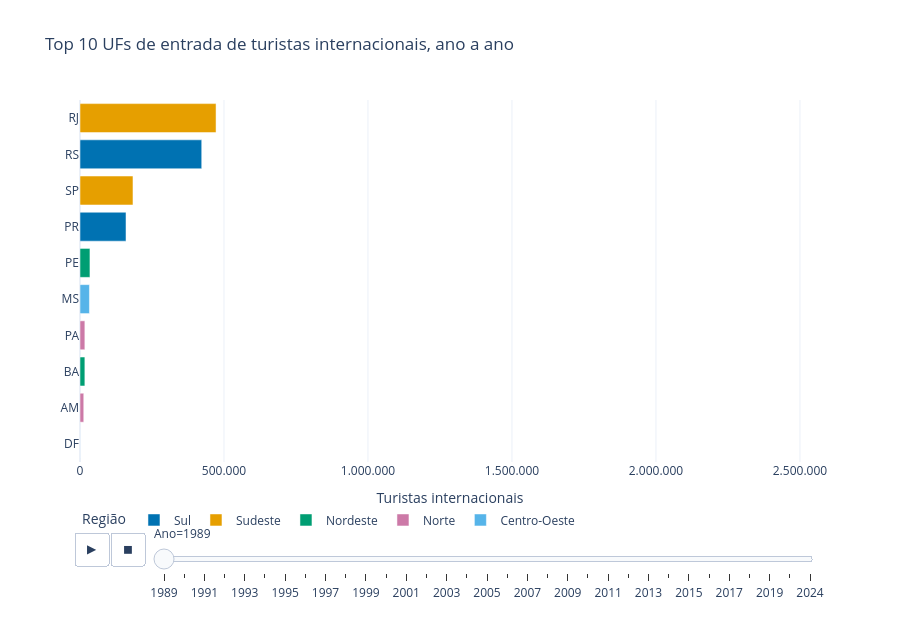

The cell this chart's notebook holds for it:
### Markdown cell above
---

## 3. Análise Exploratória

### 3.1. Qual estado recebe mais turistas ao longo do tempo?

A atual concentração de chegadas internacionais em São Paulo não esteve presente desde o início da série histórica. A corrida de barras interativa abaixo acompanha, ano a ano, as disputas no Top 10 de UFs de entrada; utilize o botão *play* ou arraste o seletor inferior para inspecionar cada período.

### Code cell
import pandas as pd
import plotly.express as px

if "chegadas" not in locals():
    chegadas = pd.read_csv("../data/processed/chegadas_limpo.csv")

OUTRAS = "Outras Unidades da Federação"     
TOP_N = 10

SIGLA_UF = {"Acre": "AC", "Amapá": "AP", "Amazonas": "AM", "Bahia": "BA", "Ceará": "CE", "Distrito Federal": "DF",
            "Mato Grosso do Sul": "MS", "Minas Gerais": "MG", "Paraná": "PR", "Pará": "PA", "Pernambuco": "PE",
            "Rio Grande do Norte": "RN", "Rio Grande do Sul": "RS", "Rio de Janeiro": "RJ", "Roraima": "RR",
            "Santa Catarina": "SC", "São Paulo": "SP"}
REGIAO_UF = {"Acre": "Norte", "Amapá": "Norte", "Amazonas": "Norte", "Pará": "Norte", "Roraima": "Norte",
             "Bahia": "Nordeste", "Ceará": "Nordeste", "Pernambuco": "Nordeste", "Rio Grande do Norte": "Nordeste",
             "Distrito Federal": "Centro-Oeste", "Mato Grosso do Sul": "Centro-Oeste",
             "Minas Gerais": "Sudeste", "Rio de Janeiro": "Sudeste", "São Paulo": "Sudeste",
             "Paraná": "Sul", "Rio Grande do Sul": "Sul", "Santa Catarina": "Sul"}

COR_REGIAO = {"Sul": "#0072B2", "Sudeste": "#E69F00", "Nordeste": "#009E73", "Norte": "#CC79A7", "Centro-Oeste": "#56B4E9"}


total_ano = chegadas.groupby("ano")["chegadas"].sum(min_count=1)
por_uf = (
    chegadas[chegadas["uf"] != OUTRAS]
    .groupby(["ano", "uf"], as_index=False)["chegadas"].sum(min_count=1)
    .dropna(subset=["chegadas"])
)
por_uf = por_uf[por_uf["chegadas"] > 0]
por_uf["participacao"] = 100 * por_uf["chegadas"] / por_uf["ano"].map(total_ano)
por_uf["sigla"] = por_uf["uf"].map(SIGLA_UF)
por_uf["regiao"] = por_uf["uf"].map(REGIAO_UF)
assert por_uf[["sigla", "regiao"]].notna().all().all(), "UF sem sigla/região: complete os dicionários acima"


corrida = (
    por_uf.sort_values(["ano", "chegadas"], ascending=[True, False])
    .groupby("ano").head(TOP_N)
    .sort_values(["ano", "chegadas"], ascending=[True, True])
)

fig_corrida_uf = px.bar(
    corrida,
    x="chegadas", y="sigla",
    color="regiao", color_discrete_map=COR_REGIAO,
    category_orders={"regiao": list(COR_REGIAO)},
    orientation="h",
    animation_frame="ano",
    animation_group="sigla",                 
    hover_name="uf",
    hover_data={"sigla": False, "regiao": True, "chegadas": ":,.0f", "participacao": ":.1f", "ano": False},
    range_x=[0, corrida["chegadas"].max() * 1.05],
    labels={"chegadas": "Turistas internacionais", "sigla": "UF de entrada", "ano": "Ano",
            "regiao": "Região", "participacao": "% do total do ano"},
    title=f"Top {TOP_N} UFs de entrada de turistas internacionais, ano a ano",
    template="plotly_white",
    height=620,
)

fig_corrida_uf.update_yaxes(categoryorder="total ascending", title=None)     # reordena as barras a cada quadro
fig_corrida_uf.update_xaxes(tickformat=",d", title="Turistas internacionais")
fig_corrida_uf.update_layout(
    separators=",.",                           # decimal "," e milhar "." 
    legend=dict(title="Região", orientation="h", y=-0.12),
    margin=dict(b=110),
)

fig_corrida_uf.layout.updatemenus[0].buttons[0].args[1]["frame"]["duration"] = 700
fig_corrida_uf.layout.updatemenus[0].buttons[0].args[1]["transition"]["duration"] = 500
fig_corrida_uf.layout.sliders[0].transition.duration = 500

anos_com_dado = sorted(corrida["ano"].unique())
sem_dado = [a for a in range(anos_com_dado[0], anos_com_dado[-1] + 1) if a not in anos_com_dado]


fig_corrida_uf.show()

### Figure 1 — Plotly figure (JSON) as saved in the notebook; plotly's stock layout.template omitted (floating-point values rounded to 4 significant figures)
{"data": [{"customdata": [["Sul", 11.39, 1989], ["Sul", 30.13, 1989]], "hovertemplate": "<b>%{hovertext}</b><br><br>Região=%{customdata[0]}<br>Turistas internacionais=%{x:,.0f}<br>% do total do ano=%{customdata[1]:.1f}<extra></extra>", "hovertext": ["Paraná", "Rio Grande do Sul"], "ids": ["PR", "RS"], "legendgroup": "Sul", "marker": {"color": "#0072B2", "pattern": {"shape": ""}}, "name": "Sul", "orientation": "h", "showlegend": true, "textposition": "auto", "type": "bar", "x": [159800.0, 422700.0], "xaxis": "x", "y": ["PR", "RS"], "yaxis": "y"}, {"customdata": [["Sudeste", 13.11, 1989], ["Sudeste", 33.68, 1989]], "hovertemplate": "<b>%{hovertext}</b><br><br>Região=%{customdata[0]}<br>Turistas internacionais=%{x:,.0f}<br>% do total do ano=%{customdata[1]:.1f}<extra></extra>", "hovertext": ["São Paulo", "Rio de Janeiro"], "ids": ["SP", "RJ"], "legendgroup": "Sudeste", "marker": {"color": "#E69F00", "pattern": {"shape": ""}}, "name": "Sudeste", "orientation": "h", "showlegend": true, "textposition": "auto", "type": "bar", "x": [184000.0, 472400.0], "xaxis": "x", "y": ["SP", "RJ"], "yaxis": "y"}, {"customdata": [["Nordeste", 1.202, 1989], ["Nordeste", 2.462, 1989]], "hovertemplate": "<b>%{hovertext}</b><br><br>Região=%{customdata[0]}<br>Turistas internacionais=%{x:,.0f}<br>% do total do ano=%{customdata[1]:.1f}<extra></extra>", "hovertext": ["Bahia", "Pernambuco"], "ids": ["BA", "PE"], "legendgroup": "Nordeste", "marker": {"color": "#009E73", "pattern": {"shape": ""}}, "name": "Nordeste", "orientation": "h", "showlegend": true, "textposition": "auto", "type": "bar", "x": [16870.0, 34540.0], "xaxis": "x", "y": ["BA", "PE"], "yaxis": "y"}, {"customdata": [["Norte", 0.9289, 1989], ["Norte", 1.203, 1989]], "hovertemplate": "<b>%{hovertext}</b><br><br>Região=%{customdata[0]}<br>Turistas internacionais=%{x:,.0f}<br>% do total do ano=%{customdata[1]:.1f}<extra></extra>", "hovertext": ["Amazonas", "Pará"], "ids": ["AM", "PA"], "legendgroup": "Norte", "marker": {"color": "#CC79A7", "pattern": {"shape": ""}}, "name": "Norte", "orientation": "h", "showlegend": true, "textposition": "auto", "type": "bar", "x": [13030.0, 16880.0], "xaxis": "x", "y": ["AM", "PA"], "yaxis": "y"}, {"customdata": [["Centro-Oeste", 0.02951, 1989], ["Centro-Oeste", 2.334, 1989]], "hovertemplate": "<b>%{hovertext}</b><br><br>Região=%{customdata[0]}<br>Turistas internacionais=%{x:,.0f}<br>% do total do ano=%{customdata[1]:.1f}<extra></extra>", "hovertext": ["Distrito Federal", "Mato Grosso do Sul"], "ids": ["DF", "MS"], "legendgroup": "Centro-Oeste", "marker": {"color": "#56B4E9", "pattern": {"shape": ""}}, "name": "Centro-Oeste", "orientation": "h", "showlegend": true, "textposition": "auto", "type": "bar", "x": [414.0, 32740.0], "xaxis": "x", "y": ["DF", "MS"], "yaxis": "y"}], "layout": {"barmode": "relative", "height": 620, "legend": {"orientation": "h", "title": {"text": "Região"}, "tracegroupgap": 0, "y": -0.12}, "margin": {"b": 110}, "separators": ",.", "sliders": [{"active": 0, "currentvalue": {"prefix": "Ano="}, "len": 0.9, "pad": {"b": 10, "t": 60}, "steps": [{"args": [["1989"], {"frame": {"duration": 0, "redraw": true}, "fromcurrent": true, "mode": "immediate", "transition": {"duration": 0, "easing": "linear"}}], "label": "1989", "method": "animate"}, {"args": [["1990"], {"frame": {"duration": 0, "redraw": true}, "fromcurrent": true, "mode": "immediate", "transition": {"duration": 0, "easing": "linear"}}], "label": "1990", "method": "animate"}, {"args": [["1991"], {"frame": {"duration": 0, "redraw": true}, "fromcurrent": true, "mode": "immediate", "transition": {"duration": 0, "easing": "linear"}}], "label": "1991", "method": "animate"}, {"args": [["1992"], {"frame": {"duration": 0, "redraw": true}, "fromcurrent": true, "mode": "immediate", "transition": {"duration": 0, "easing": "linear"}}], "label": "1992", "method": "animate"}, {"args": [["1993"], {"frame": {"duration": 0, "redraw": true}, "fromcurrent": true, "mode": "immediate", "transition": {"duration": 0, "easing": "linear"}}], "label": "1993", "method": "animate"}, {"args": [["1994"], {"frame": {"duration": 0, "redraw": true}, "fromcurrent": true, "mode": "immediate", "transition": {"duration": 0, "easing": "linear"}}], "label": "1994", "method": "animate"}, {"args": [["1995"], {"frame": {"duration": 0, "redraw": true}, "fromcurrent": true, "mode": "immediate", "transition": {"duration": 0, "easing": "linear"}}], "label": "1995", "method": "animate"}, {"args": [["1996"], {"frame": {"duration": 0, "redraw": true}, "fromcurrent": true, "mode": "immediate", "transition": {"duration": 0, "easing": "linear"}}], "label": "1996", "method": "animate"}, {"args": [["1997"], {"frame": {"duration": 0, "redraw": true}, "fromcurrent": true, "mode": "immediate", "transition": {"duration": 0, "easing": "linear"}}], "label": "1997", "method": "animate"}, {"args": [["1998"], {"frame": {"duration": 0, "redraw": true}, "fromcurrent": true, "mode": "immediate", "transition": {"duration": 0, "easing": "linear"}}], "label": "1998", "method": "animate"}, {"args": [["1999"], {"frame": {"duration": 0, "redraw": true}, "fromcurrent": true, "mode": "immediate", "transition": {"duration": 0, "easing": "linear"}}], "label": "1999", "method": "animate"}, {"args": [["2000"], {"frame": {"duration": 0, "redraw": true}, "fromcurrent": true, "mode": "immediate", "transition": {"duration": 0, "easing": "linear"}}], "label": "2000", "method": "animate"}, {"args": [["2001"], {"frame": {"duration": 0, "redraw": true}, "fromcurrent": true, "mode": "immediate", "transition": {"duration": 0, "easing": "linear"}}], "label": "2001", "method": "animate"}, {"args": [["2002"], {"frame": {"duration": 0, "redraw": true}, "fromcurrent": true, "mode": "immediate", "transition": {"duration": 0, "easing": "linear"}}], "label": "2002", "method": "animate"}, {"args": [["2003"], {"frame": {"duration": 0, "redraw": true}, "fromcurrent": true, "mode": "immediate", "transition": {"duration": 0, "easing": "linear"}}], "label": "2003", "method": "animate"}, {"args": [["2004"], {"frame": {"duration": 0, "redraw": true}, "fromcurrent": true, "mode": "immediate", "transition": {"duration": 0, "easing": "linear"}}], "label": "2004", "method": "animate"}, {"args": [["2005"], {"frame": {"duration": 0, "redraw": true}, "fromcurrent": true, "mode": "immediate", "transition": {"duration": 0, "easing": "linear"}}], "label": "2005", "method": "animate"}, {"args": [["2006"], {"frame": {"duration": 0, "redraw": true}, "fromcurrent": true, "mode": "immediate", "transition": {"duration": 0, "easing": "linear"}}], "label": "2006", "method": "animate"}, {"args": [["2007"], {"frame": {"duration": 0, "redraw": true}, "fromcurrent": true, "mode": "immediate", "transition": {"duration": 0, "easing": "linear"}}], "label": "2007", "method": "animate"}, {"args": [["2008"], {"frame": {"duration": 0, "redraw": true}, "fromcurrent": true, "mode": "immediate", "transition": {"duration": 0, "easing": "linear"}}], "label": "2008", "method": "animate"}, {"args": [["2009"], {"frame": {"duration": 0, "redraw": true}, "fromcurrent": true, "mode": "immediate", "transition": {"duration": 0, "easing": "linear"}}], "label": "2009", "method": "animate"}, {"args": [["2010"], {"frame": {"duration": 0, "redraw": true}, "fromcurrent": true, "mode": "immediate", "transition": {"duration": 0, "easing": "linear"}}], "label": "2010", "method": "animate"}, {"args": [["2011"], {"frame": {"duration": 0, "redraw": true}, "fromcurrent": true, "mode": "immediate", "transition": {"duration": 0, "easing": "linear"}}], "label": "2011", "method": "animate"}, {"args": [["2012"], {"frame": {"duration": 0, "redraw": true}, "fromcurrent": true, "mode": "immediate", "transition": {"duration": 0, "easing": "linear"}}], "label": "2012", "method": "animate"}, {"args": [["2013"], {"frame": {"duration": 0, "redraw": true}, "fromcurrent": true, "mode": "immediate", "transition": {"duration": 0, "easing": "linear"}}], "label": "2013", "method": "animate"}, {"args": [["2014"], {"frame": {"duration": 0, "redraw": true}, "fromcurrent": true, "mode": "immediate", "transition": {"duration": 0, "easing": "linear"}}], "label": "2014", "method": "animate"}, {"args": [["2015"], {"frame": {"duration": 0, "redraw": true}, "fromcurrent": true, "mode": "immediate", "transition": {"duration": 0, "easing": "linear"}}], "label": "2015", "method": "animate"}, {"args": [["2016"], {"frame": {"duration": 0, "redraw": true}, "fromcurrent": true, "mode": "immediate", "transition": {"duration": 0, "easing": "linear"}}], "label": "2016", "method": "animate"}, {"args": [["2017"], {"frame": {"duration": 0, "redraw": true}, "fromcurrent": true, "mode": "immediate", "transition": {"duration": 0, "easing": "linear"}}], "label": "2017", "method": "animate"}, {"args": [["2018"], {"frame": {"duration": 0, "redraw": true}, "fromcurrent": true, "mode": "immediate", "transition": {"duration": 0, "easing": "linear"}}], "label": "2018", "method": "animate"}, {"args": [["2019"], {"frame": {"duration": 0, "redraw": true}, "fromcurrent": true, "mode": "immediate", "transition": {"duration": 0, "easing": "linear"}}], "label": "2019", "method": "animate"}, {"args": [["2023"], {"frame": {"duration": 0, "redraw": true}, "fromcurrent": true, "mode": "immediate", "transition": {"duration": 0, "easing": "linear"}}], "label": "2023", "method": "animate"}, {"args": [["2024"], {"frame": {"duration": 0, "redraw": true}, "fromcurrent": true, "mode": "immediate", "transition": {"duration": 0, "easing": "linear"}}], "label": "2024", "method": "animate"}], "transition": {"duration": 500}, "x": 0.1, "xanchor": "left", "y": 0, "yanchor": "top"}], "title": {"text": "Top 10 UFs de entrada de turistas internacionais, ano a ano"}, "updatemenus": [{"buttons": [{"args": [null, {"frame": {"duration": 700, "redraw": true}, "fromcurrent": true, "mode": "immediate", "transition": {"duration": 500, "easing": "linear"}}], "label": "&#9654;", "method": "animate"}, {"args": [[null], {"frame": {"duration": 0, "redraw": true}, "fromcurrent": true, "mode": "immediate", "transition": {"duration": 0, "easing": "linear"}}], "label": "&#9724;", "method": "animate"}], "direction": "left", "pad": {"r": 10, "t": 70}, "showactive": false, "type": "buttons", "x": 0.1, "xanchor": "right", "y": 0, "yanchor": "top"}], "xaxis": {"anchor": "y", "domain": [0, 1], "range": [0, 2570000.0], "tickformat": ",d", "title": {"text": "Turistas internacionais"}}, "yaxis": {"anchor": "x", "categoryorder": "total ascending", "domain": [0, 1], "title": {}}}}
